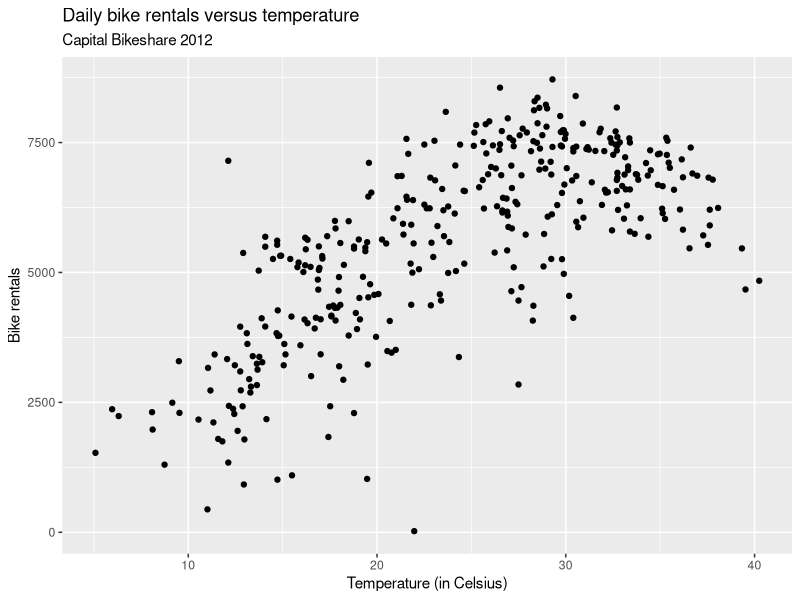

Here is the R script that generated this plot:
## ---- chunk 1
#| echo: false
#| message: false
#| warning: false

library(tidyverse)
bikeshare <- read_csv("data/bikeshare-2011.csv")

ggplot(data = bikeshare, aes(x = temperature, y = count)) +
  geom_point() + 
  labs(x = "Temperature (in Celsius)", 
       y = "Bike rentals", 
       title = "Daily bike rentals versus temperature", 
       subtitle = "Capital Bikeshare 2012")
